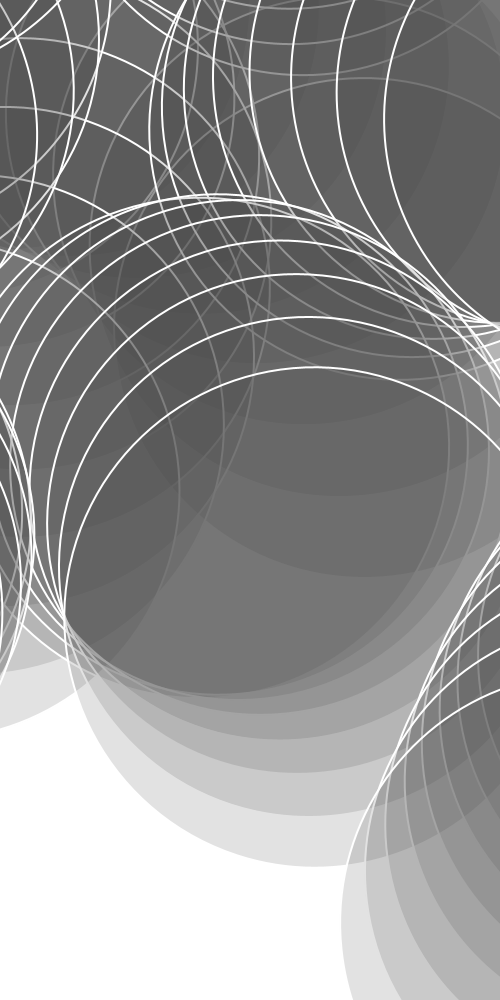
Frame 1 (no input)
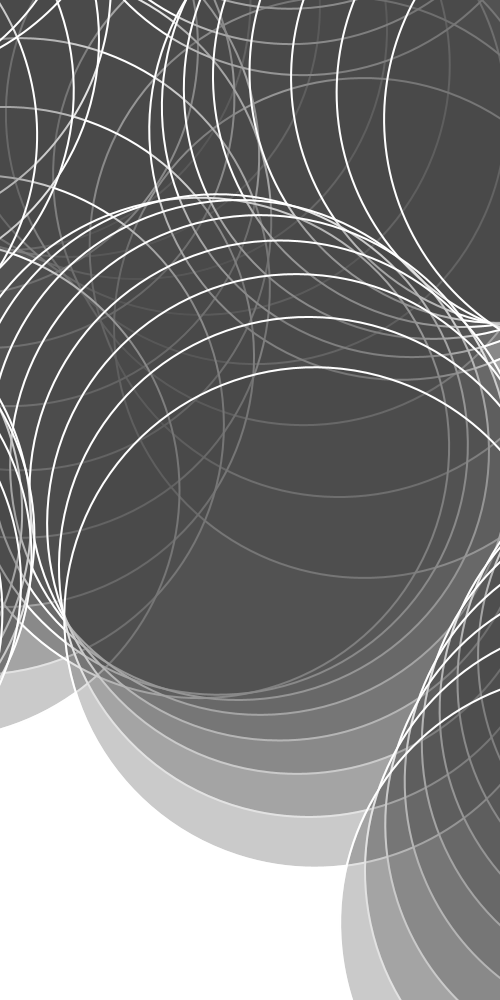
Frame 2 (the mouse pressed at the canvas centre, redrawn once)

The Processing sketch that drew these frames (run headless with seeded random() and noise(); the mouse was pressed at the canvas centre and the sketch redrawn once):

// Processing sketch: processing_32311
// ── processing_32311.pde

int circle = 70;
float x, y;
  
   
void setup(){
  size(500, 1000);
  ellipseMode(CENTER);
  stroke(255);
  fill(73,70,70,40);
  smooth();
  background(255);
  strokeWeight(2);
}
   
void draw(){

  noLoop();
  for(int y = 0;y <= height;y = y + circle){
        
      
   
    for(int x = 0; x <= width; x = x +circle){
     ellipse(x, y, 500,500);
     rotate(PI/30);
    }
  }
}
